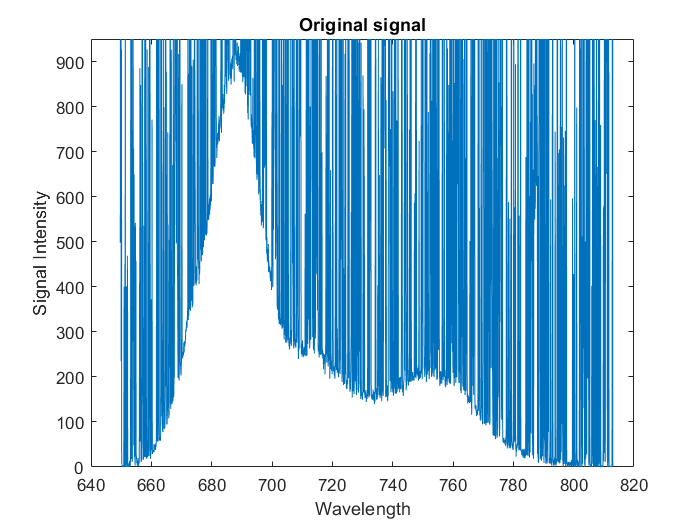
%> input picture Signal Denoising/SI_original.png, 700 x 525 px
$ octave --eval "result = img_normalization(rgb2gray(imread('../Signal Denoising/SI_original.png')));"   (GNU Octave 9; MATLAB toolbox functions it lacks are replaced by stand-ins)
%> lines starting %> are read from the running program, lines starting %| are printed output that depends on the picture
function [I_norm] = img_normalization(img)

img = double(img);
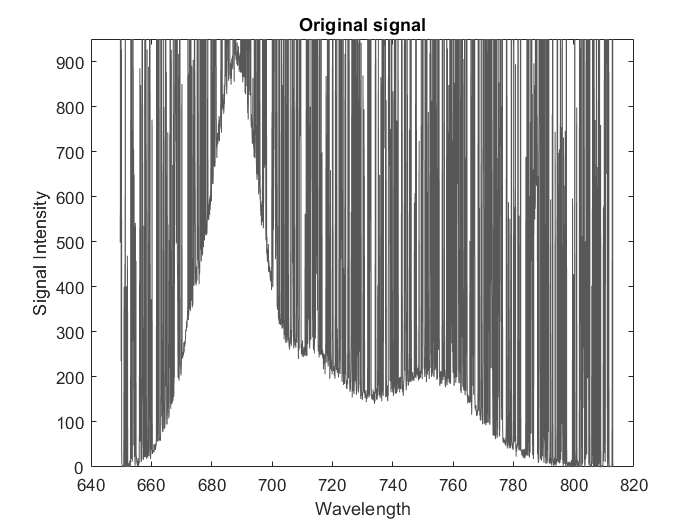
%> img: size 525x700 double; min 0, max 255, mean 198.4
prc_vec = [1 99];
I_low = prc_vec(1); I_high = prc_vec(2);
type = 'minmax';
pixrev  = false;

if isempty(pixrev)
    if median(median(im)) < max(max(im))
        npx_white = numel(find(im >= median(median(im))));
        npx_black = numel(find(im < median(median(im))));
    else
        npx_white = numel(find(im >= mean(mean(im))));
        npx_black = numel(find(im < mean(mean(im))));
    end

    if  (npx_white > npx_black) && ~isempty(npx_white) && ~isempty(npx_black)
        pixrev = true;
    end
else
    pixrev = true;
end

if pixrev == true
    img = imcomplement(img);
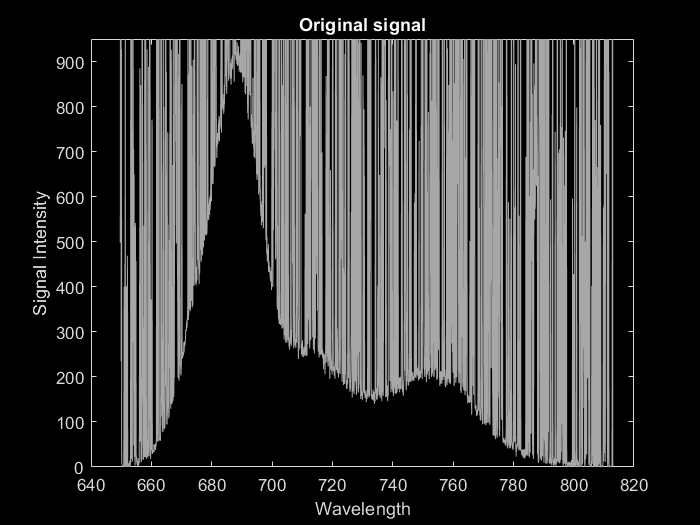
%> img: size 525x700 double; min -254, max 1, mean -197.4; drawn with min black and max white
    I_norm = im2double(img);
    I_norm = (img - min(min(img)))/abs(max(max(img)) - min(min(img)));
else
    I_norm = (img - min(min(img)))/abs(max(max(img)) - min(min(img)));
end


end
